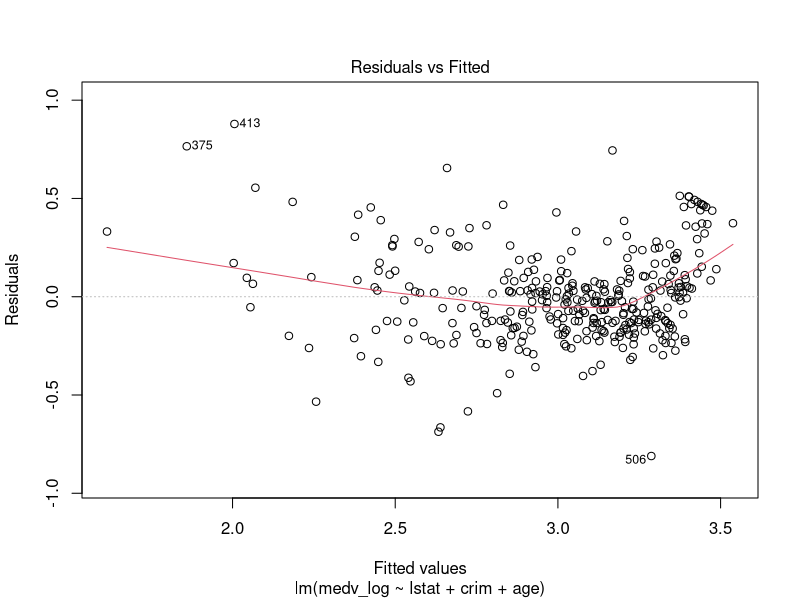
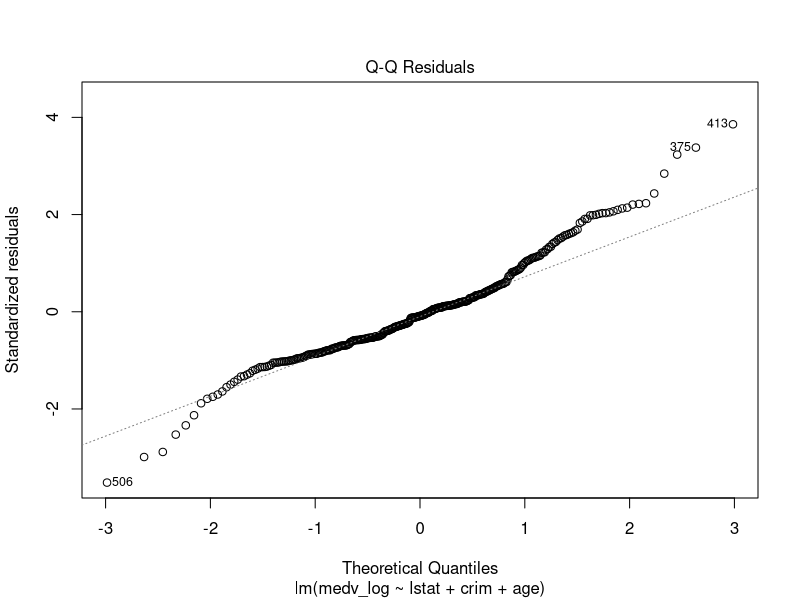
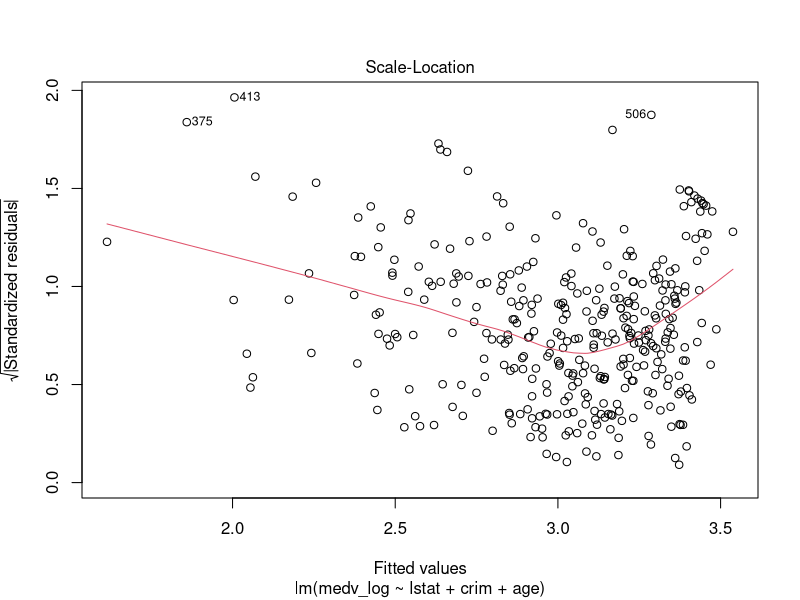
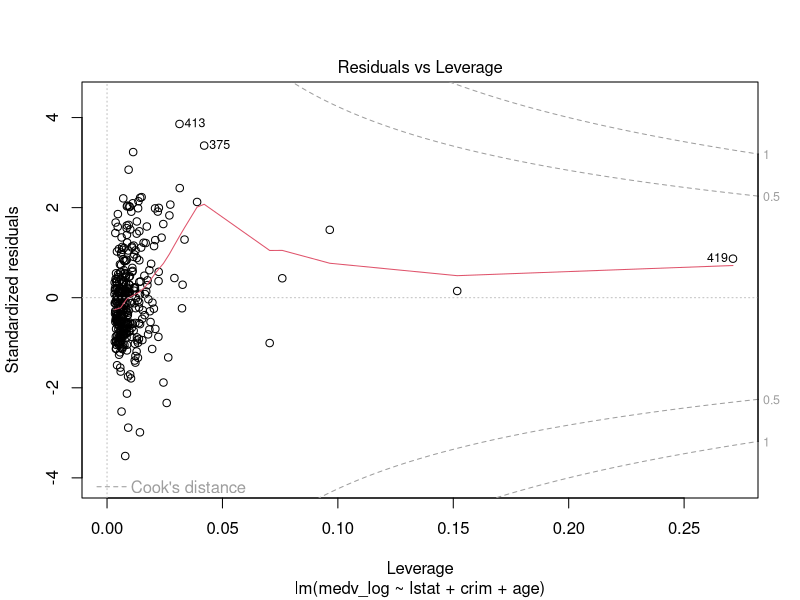

Generate these figures, in order, with R:
library(MASS)
data(Boston)
?Boston
Boston

##log or sqrt transformation

Boston$medv_sqrt = sqrt(Boston$medv)
Boston$medv_log = log(Boston$medv)

### 
rows = 1:nrow(Boston)
trainRows = sample(rows,round(0.7*nrow(Boston)))
testRows = rows[-trainRows]
trainData = Boston[trainRows,]
testData = Boston[testRows,]
#### Modeling
mod1 = lm(medv_log~ lstat+crim+age,data=trainData)
summary(mod1$residuals)
summary(mod1)
plot(mod1)
trainData$predicted=predict(mod1)
trainData$residuals=residuals(mod1)
View(trainData)

#### Predictions on train
preds_train = predict(mod1,trainData)
summary(preds_train)
trainData$predicted_log=preds_train
trainData$residuals_log=trainData$predicted_log-trainData$medv_log
trainData$predicted=preds_train
trainData$preds = 2.718**preds_train
errors=trainData$preds-trainData$medv
View(trainData)
summary(sqrt(errors))
View(errors)

#### Predictions on test
preds_test = predict(mod1,testData)
testData$preds = 2.718**preds_test

##RMSE Trainset 
sqrt(sum((trainData$preds- trainData$medv)**2)/nrow(trainData))

##RMSE Testset 
sqrt(sum((testData$preds- testData$medv)**2)/nrow(testData))
